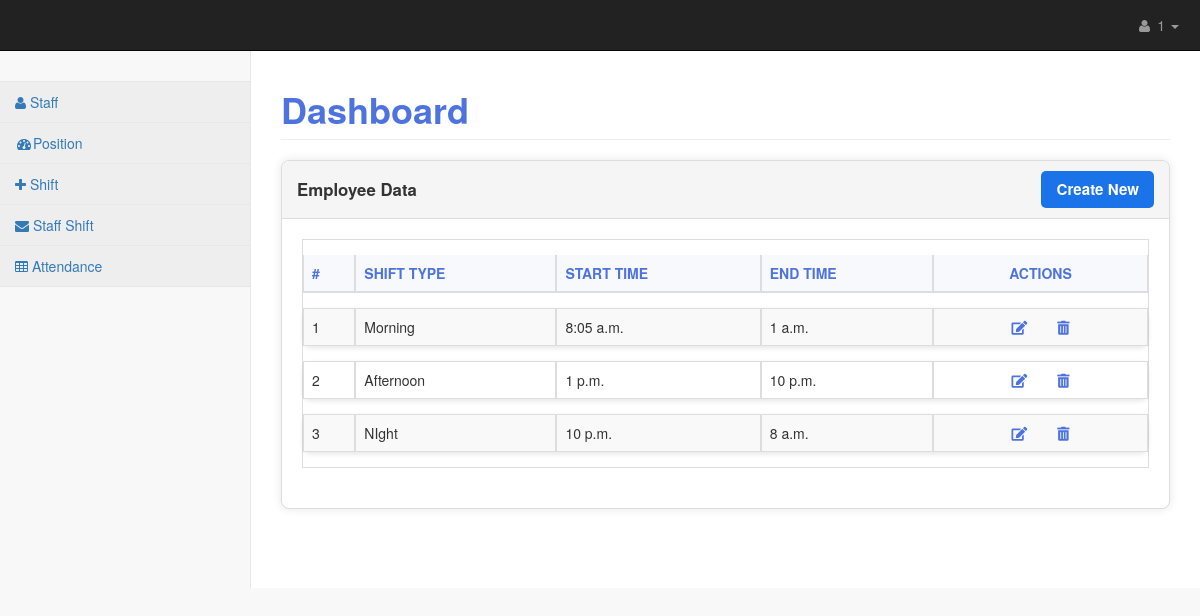
Page /shift/list/ (signed in) on the earlier database version.
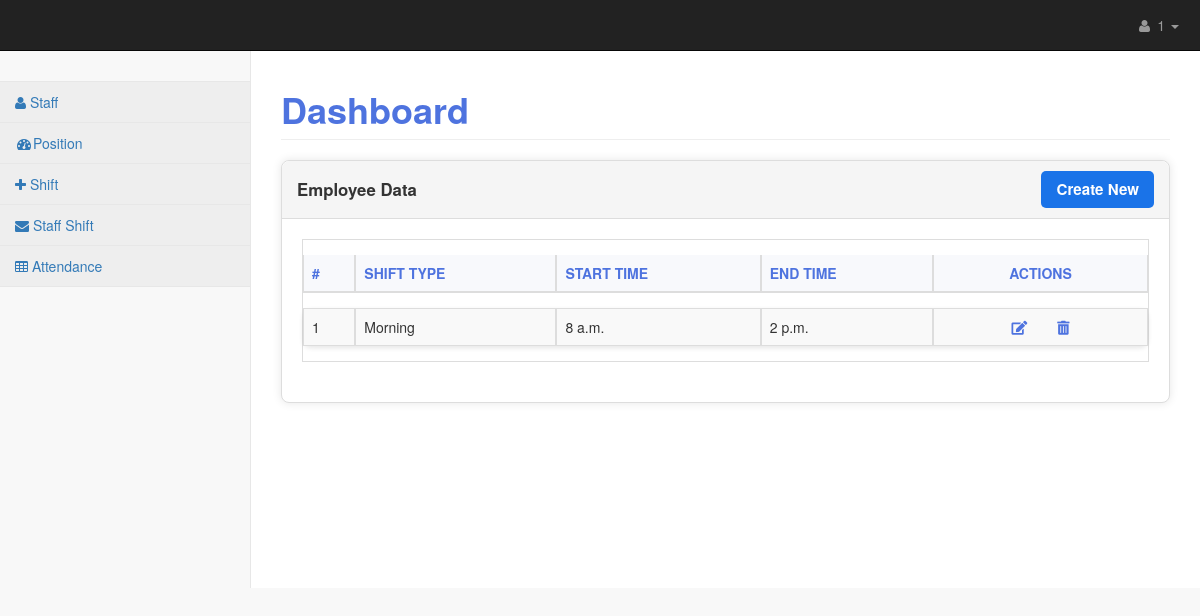
Same page on the later database version.
### main/models.py (models this page shows, shortened)
class Shift(models.Model):
    shift_type = models.CharField(max_length=50)
    start_time = models.TimeField()
    end_time = models.TimeField()

### main/shift/views.py (the view)
# urls.py: path('list/', views.list, name='position_list' ),
@login_required(login_url='login')
def list(request):
    shifts=models.Shift.objects.all()
    context = {
        'shifts':shifts
    }
    return render(request,'dashboard/shift/list.html', context)

### templates/dashboard/shift/list.html (shortened to what this page needs)
{% extends 'base.html' %}
{% block content %}
<div id="page-wrapper">
    <div class="row">
        <div class="col-lg-12">
            <h1 class="page-header">Dashboard</h1>
        </div>
        <div class="col-lg-12">
            <div class="panel panel-default">
                <div class="panel-heading">
                    Employee Data
                    <a href="{% url 'shift_create' %}" class="btn-create">Create New</a>
                </div>
                <div class="panel-body">
                    <div class="dataTable_wrapper">
                        <table class="table table-striped table-bordered table-hover" id="dataTables-example">
                            <thead>
                                <tr>
                                    <th>#</th>
                                    <th>Shift Type</th>
                                    <th>Start Time</th>
                                    <th>End Time</th>
                                    <th class="center-actions">Actions</th>
                                </tr>
                            </thead>
                            <tbody>
                                {% for shift in shifts %}
                                <tr class="gradeU">
                                    <td>{{ forloop.counter }}</td>
                                    <td>{{ shift.shift_type }}</td>
                                    <td>{{ shift.start_time }}</td>
                                    <td>{{ shift.end_time }}</td>
                                    <td class="center-actions">
                                        <a href="{% url 'shift_update' shift.id %}" title="Edit"><i class="fas fa-edit"></i></a>
                                        <a href="{% url 'shift_delete' shift.id %}" title="Delete"><i class="fas fa-trash-alt"></i></a>
                                    </td>
                                </tr>
                                {% endfor %}
                            </tbody>
                        </table>
                    </div>
                </div>
            </div>
        </div>
    </div>
</div>
{% endblock %}

Differences in the rows shown:
removed Shift: shift_type "Afternoon", start_time "1 p.m.", end_time "10 p.m."
removed Shift: shift_type "NIght", start_time "10 p.m.", end_time "8 a.m."
changed Shift "Morning": start_time "8:05 a.m." → "8 a.m."; end_time "1 a.m." → "2 p.m."
